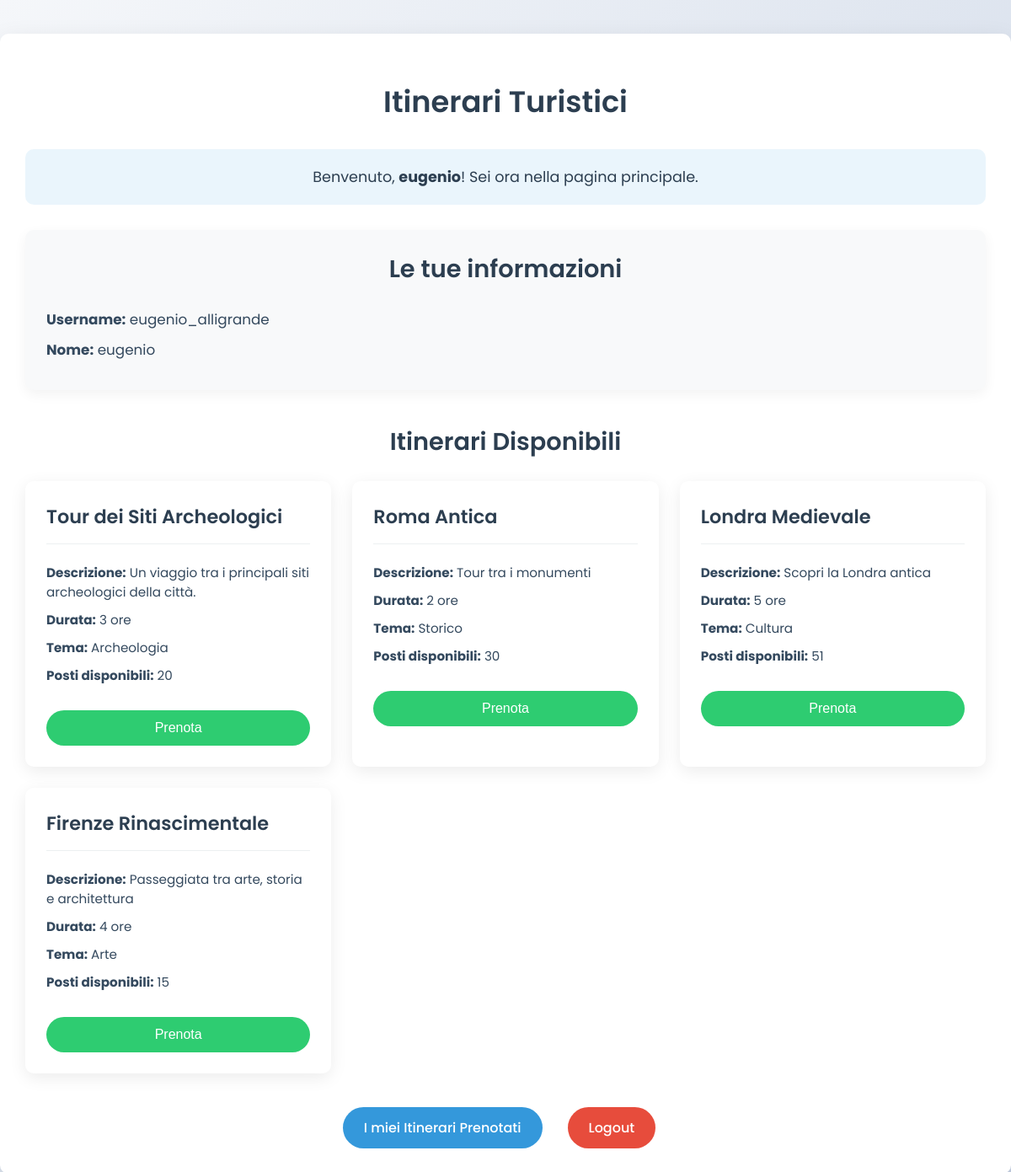
The app's page /principale/ (signed in) with its own data.
### Itinerari/models.py (models this page shows, shortened)
class Itinerario(models.Model):
    id_itinerario = models.AutoField(primary_key=True)
    titolo = models.CharField(max_length=100, null=True)
    descrizione = models.CharField(max_length=100, null=True)
    durata = models.CharField(max_length=100, null=True)
    maxpartecipanti = models.IntegerField()
    tema = models.CharField(max_length=100, null=True)
    stato = models.BooleanField()
    guida = models.ForeignKey(Guida, on_delete=models.CASCADE, null=True)

### Itinerari/views.py (the view)
# urls.py: path('principale/', views.principale, name='principale'),
def principale(request):
    if 'turista_username' not in request.session:
        return redirect('login_turista')
    username = request.session.get('turista_username')
    nome = request.session.get('turista_nome')
    itinerari = Itinerario.objects.filter(stato=True, maxpartecipanti__gt=0)
    return render(request, 'principale.html', {
        'username': username,
        'nome': nome,
        'itinerari': itinerari
    })

### templates/principale.html (shortened to what this page needs)
<!DOCTYPE html>
<html lang="en">
<head>
</head>
<body>
    <div class="container">
        <h1>Itinerari Turistici</h1>
        <div class="welcome-message">
            Benvenuto, <strong>{{ nome }}</strong>! Sei ora nella pagina principale.
        </div>
        <div class="user-info">
            <h2>Le tue informazioni</h2>
            <p><strong>Username:</strong> {{ username }}</p>
            <p><strong>Nome:</strong> {{ nome }}</p>
        </div>
        <div class="itinerari-container">
            <h2>Itinerari Disponibili</h2>
            {% if itinerari %}
                <div class="itinerari-list">
                    {% for itinerario in itinerari %}
                        <div class="itinerario-card">
                            <h3>{{ itinerario.titolo }}</h3>
                            <p><strong>Descrizione:</strong> {{ itinerario.descrizione }}</p>
                            <p><strong>Durata:</strong> {{ itinerario.durata }}</p>
                            <p><strong>Tema:</strong> {{ itinerario.tema }}</p>
                            <p><strong>Posti disponibili:</strong> {{ itinerario.maxpartecipanti }}</p>
                            <form method="post" action="{% url 'prenota_itinerario' %}">
                                <button type="submit" class="button prenota-button">Prenota</button>
                            </form>
                        </div>
                    {% endfor %}
                </div>
            {% else %}
                <p>Non ci sono itinerari disponibili al momento.</p>
            {% endif %}
        </div>
        <div class="menu-buttons">
            <a href="{% url 'itinerari_prenotati' %}" class="button">I miei Itinerari Prenotati</a>
            <a href="{% url 'benvenuto' %}" class="button logout-button">Logout</a>
        </div>
    </div>
</body>
</html>

### templates/principale.html (style rules this page uses)
body { font-family: 'Poppins', sans-serif; margin: 0; padding: 0; background: linear-gradient(135deg, #f5f7fa 0%, #c3cfe2 100%); min-height: 100vh; }
.container { max-width: 1200px; margin: 40px auto; background-color: white; padding: 30px; border-radius: 10px; box-shadow: 0 10px 30px rgba(0,0,0,0.1); }
h1, h2 { text-align: center; color: #2c3e50; font-weight: 600; }
h1 { font-size: 2.2rem; margin-bottom: 30px; }
h2 { font-size: 1.8rem; margin-bottom: 25px; }
.welcome-message { font-size: 1.1rem; margin-bottom: 30px; padding: 20px; background-color: rgba(52, 152, 219, 0.1); border-radius: 10px; text-align: center; color: #2c3e50; }
.user-info { margin-bottom: 40px; padding: 25px; background-color: #f8f9fa; border-radius: 10px; box-shadow: 0 5px 15px rgba(0,0,0,0.05); }
.user-info h2 { margin-top: 0; color: #2c3e50; }
.user-info p { margin: 10px 0; font-size: 1.05rem; color: #34495e; }
.button { display: inline-block; background-color: #3498db; color: white; padding: 12px 25px; text-decoration: none; border-radius: 50px; cursor: pointer; font-size: 1rem; font-weight: 500; margin-right: 15px; border: none; transition: all 0.3s ease; }
.logout-button { background-color: #e74c3c; }
.itinerari-container { margin-bottom: 40px; }
.itinerari-list { display: grid; grid-template-columns: repeat(auto-fill, minmax(320px, 1fr)); gap: 25px; }
.itinerario-card { border: none; border-radius: 10px; padding: 25px; background-color: #fff; box-shadow: 0 5px 20px rgba(0,0,0,0.08); transition: transform 0.3s ease, box-shadow 0.3s ease; }
.itinerario-card h3 { margin-top: 0; color: #2c3e50; border-bottom: 1px solid #ecf0f1; padding-bottom: 15px; font-size: 1.4rem; font-weight: 600; }
.itinerario-card p { color: #34495e; margin: 10px 0; font-size: 0.95rem; }
.prenota-button { width: 100%; margin-top: 20px; background-color: #2ecc71; }
.menu-buttons { display: flex; justify-content: center; margin-top: 30px; flex-wrap: wrap; gap: 15px; }

### records on screen
Itinerario: titolo "Tour dei Siti Archeologici", descrizione "Un viaggio tra i principali siti archeologici della città.", durata "3 ore", tema "Archeologia", maxpartecipanti "20"
Itinerario: titolo "Roma Antica", descrizione "Tour tra i monumenti", durata "2 ore", tema "Storico", maxpartecipanti "30"
Itinerario: titolo "Londra Medievale", descrizione "Scopri la Londra antica", durata "5 ore", tema "Cultura", maxpartecipanti "51"
Itinerario: titolo "Firenze Rinascimentale", descrizione "Passeggiata tra arte, storia e architettura", durata "4 ore", tema "Arte", maxpartecipanti "15"

### other values on screen
{{ nome }} "eugenio"
{{ username }} "eugenio_alligrande"
